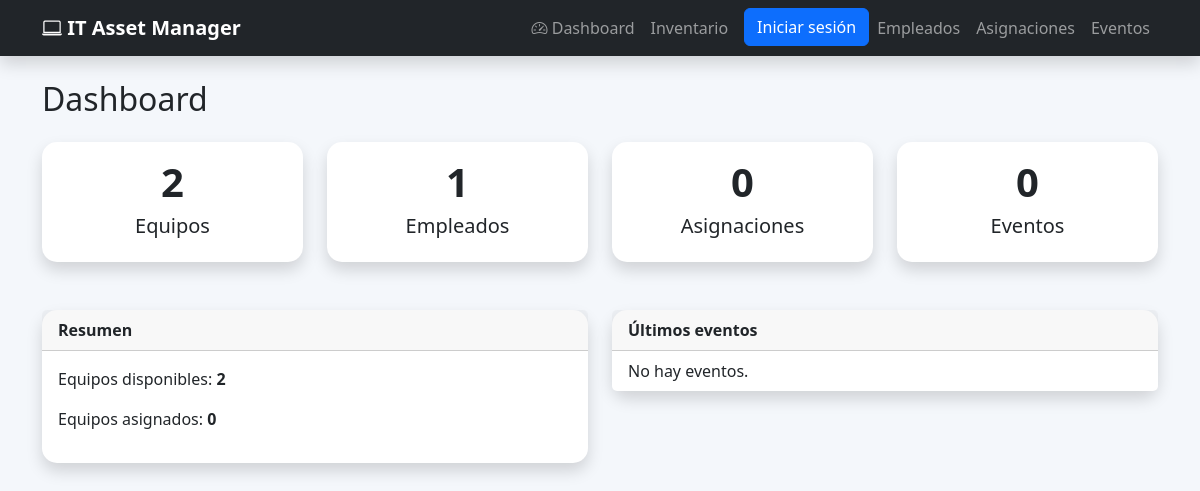
/, run on an earlier commit of the app's database.
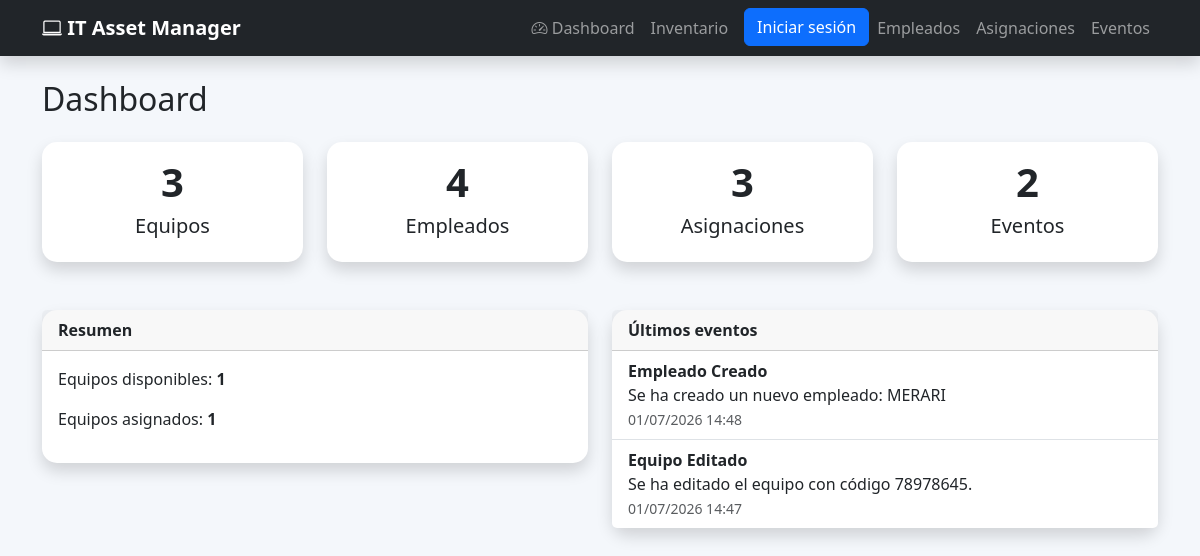
And on a later commit of the database.
### eventos/models.py (models this page shows, shortened)
class Evento(models.Model):
    TIPO_EVENTO = [
        ("Equipo", "Equipo"),
        ("Empleado", "Empleado"),
        ("Asignación", "Asignación"),
        ("Sistema", "Sistema"),
    ]
    tipo = models.CharField(
        max_length=20,
        choices=TIPO_EVENTO
    )
    descripcion = models.TextField()
    fecha = models.DateTimeField(
        auto_now_add=True
    )

### dashboard/views.py (the view)
def inicio(request):
    total_equipos = Equipo.objects.count()
    total_empleados = Empleado.objects.count()
    total_asignaciones = Asignacion.objects.count()
    total_eventos = Evento.objects.count()
    disponibles = Equipo.objects.filter(
        estado="Disponible"
    ).count()
    asignados = Equipo.objects.filter(
        estado="Asignado"
    ).count()
    eventos = Evento.objects.order_by(
        "-fecha"
    )[:5]
    return render(
        request,
        "dashboard/index.html",
        {
            "total_equipos": total_equipos,
            "total_empleados": total_empleados,
            "total_asignaciones": total_asignaciones,
            "total_eventos": total_eventos,
            "disponibles": disponibles,
            "asignados": asignados,
            "eventos": eventos,
        }
    )

### templates/dashboard/index.html (shortened to what this page needs)
{% extends 'layouts/base.html' %}
{% block content %}
<div class="container mt-4">
<h2 class="mb-4">
Dashboard
</h2>
<div class="row g-4">
<div class="col-md-3">
<div class="card shadow text-center">
<div class="card-body">
<h1>
{{ total_equipos }}
</h1>
<h5>
Equipos
</h5>
</div>
</div>
</div>
<div class="col-md-3">
<div class="card shadow text-center">
<div class="card-body">
<h1>
{{ total_empleados }}
</h1>
<h5>
Empleados
</h5>
</div>
</div>
</div>
<div class="col-md-3">
<div class="card shadow text-center">
<div class="card-body">
<h1>
{{ total_asignaciones }}
</h1>
<h5>
Asignaciones
</h5>
</div>
</div>
</div>
<div class="col-md-3">
<div class="card shadow text-center">
<div class="card-body">
<h1>
{{ total_eventos }}
</h1>
<h5>
Eventos
</h5>
</div>
</div>
</div>
</div>
<div class="row mt-5">
<div class="col-md-6">
<div class="card shadow">
<div class="card-header">
Resumen
</div>
<div class="card-body">
<p>
Equipos disponibles:
<strong>
{{ disponibles }}
</strong>
</p>
<p>
Equipos asignados:
<strong>
{{ asignados }}
</strong>
</p>
</div>
</div>
</div>
<div class="col-md-6">
<div class="card shadow">
<div class="card-header">
Últimos eventos
</div>
<ul class="list-group list-group-flush">
{% for evento in eventos %}
<li class="list-group-item">
<strong>
{{ evento.tipo }}
</strong>
<br>
{{ evento.descripcion }}
<br>
<small class="text-muted">
{{ evento.fecha|date:"d/m/Y H:i" }}
</small>
</li>
{% empty %}
<li class="list-group-item">
No hay eventos.
</li>
{% endfor %}
</ul>
</div>
</div>
</div>
</div>
{% endblock %}

What changed in the data, as far as the page shows it:
added Evento: tipo "Empleado Creado", descripcion "Se ha creado un nuevo empleado: MERARI", fecha "01/07/2026 14:48"
added Evento: tipo "Equipo Editado", descripcion "Se ha editado el equipo con código 78978645.", fecha "01/07/2026 14:47"
Also different on the page:
{{ total_equipos }}: "2" → "3"
{{ total_empleados }}: "1" → "4"
{{ total_asignaciones }}: "0" → "3"
{{ total_eventos }}: "0" → "2"
{{ disponibles }}: "2" → "1"
{{ asignados }}: "0" → "1"
text no longer shown: "No hay eventos."
